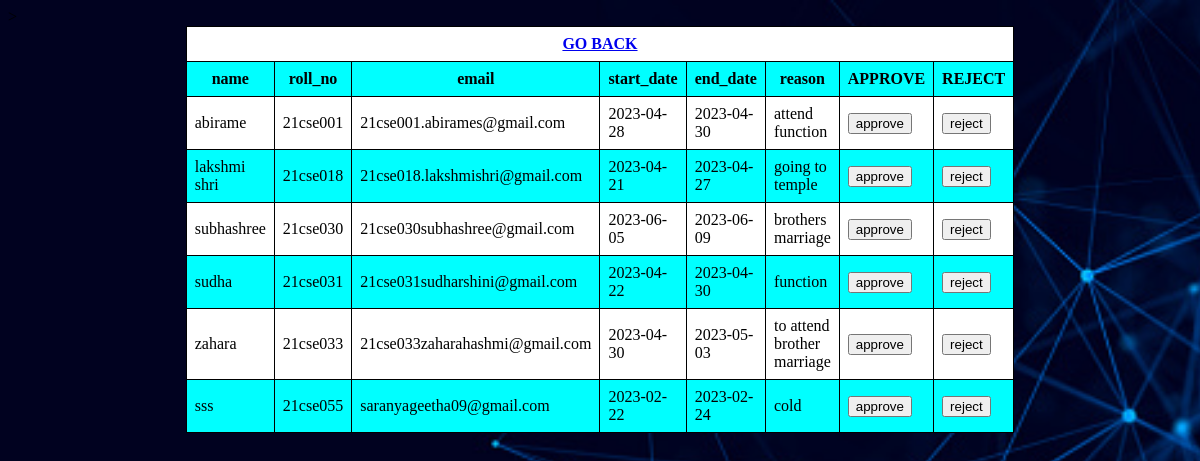
The app's page /leave2.php with its own data.
### tables this page shows
CREATE TABLE `sub` (
  `name` varchar(100) NOT NULL,
  `roll_no` varchar(20) NOT NULL,
  `email` varchar(100) NOT NULL,
  `start_date` date NOT NULL,
  `end_date` date NOT NULL,
  `reason` varchar(200) NOT NULL,
  `status` varchar(30) NOT NULL
);

### leave2.php (the view, shortened to what this page needs)
<?php
$link=mysqli_connect('localhost','root','','form');
$query="SELECT * FROM sub";
$result=mysqli_query($link,$query);
$numrow=mysqli_num_rows($result);
if($numrow>0)
{
echo '<table class="dbresult">';
echo '<tr>><th colspan="9"><a href="form.html">GO BACK</a></th></tr>';
echo '<tr>';
echo '<th>name</th>';
echo '<th>roll_no</th>';
echo '<th>email</th>';
echo '<th>start_date</th>';
echo '<th>end_date</th>';
echo '<th>reason</th>';
echo '<th>APPROVE</th>';
echo '<th>REJECT</th>';
echo '</tr>';
while($row=mysqli_fetch_assoc($result))
{
$roll_no=$row['roll_no'];
$name=$row['name'];
$email=$row['email'];
$start_date=$row['start_date'];
$end_date=$row['end_date'];
$reason=$row['reason'];
echo '<tr>';
echo '<td>' . $name . '</td>';
echo '<td>' . $roll_no . '</td>';
echo '<td>' . $email . '</td>';
echo '<td>' . $start_date . '</td>';
echo '<td>' . $end_date . '</td>';
echo '<td>' . $reason . '</td>';
echo '<html lang="en">';
echo '<head>';
echo '</head>';
echo '<body>';
echo '<td><a href="mailto:'.$email.'?subject=Application%20Approved&body=Dear%20Sir/Madam,%0D%0A%0D%0AWe%20are%20pleased%20to%20inform%20you%20that%20your%20application%20has%20been%20approved.%20%0D%0A%0D%0AThank%20you."><button>approve</button></a></td>';
echo '</body>';
echo '</html>';
echo '<html lang="en">';
echo '<head>';
echo '</head>';
echo '<body>';
echo '<td><a href="mailto:'.$email.'?subject=Application%20Approved&body=Dear%20Sir/Madam,%0D%0A%0D%0AWe%20are%20pleased%20to%20inform%20you%20that%20your%20application%20has%20been%20rejected.%20%0D%0A%0D%0AThank%20you."><button>reject</button></a></td>';
echo '</body>';
echo '</html>';
}
}

### leave2.php (style rules this page uses)
body { background-image:url('displaybg.jpg'); background-repeat:no-repeat; background-size:cover; }
.dbresult,.dbresult td,.dbresult th { border:1px solid black; border-collapse:collapse; padding:8px; }
.dbresult { width:500px; margin:auto; }
.dbresult tr:nth-child(odd) { background-color:white; }
.dbresult tr:nth-child(even) { background-color:Cyan; }

### records on screen
sub: name "abirame", roll_no "21cse001", email "21cse001.abirames@gmail.com", start_date "2023-04-28", end_date "2023-04-30", reason "attend function"
sub: name "lakshmi shri", roll_no "21cse018", email "21cse018.lakshmishri@gmail.com", start_date "2023-04-21", end_date "2023-04-27", reason "going to temple"
sub: name "subhashree", roll_no "21cse030", email "21cse030subhashree@gmail.com", start_date "2023-06-05", end_date "2023-06-09", reason "brothers marriage"
sub: name "sudha", roll_no "21cse031", email "21cse031sudharshini@gmail.com", start_date "2023-04-22", end_date "2023-04-30", reason "function"
sub: name "zahara", roll_no "21cse033", email "21cse033zaharahashmi@gmail.com", start_date "2023-04-30", end_date "2023-05-03", reason "to attend brother marriage"
sub: name "sss", roll_no "21cse055", email "saranyageetha09@gmail.com", start_date "2023-02-22", end_date "2023-02-24", reason "cold"
